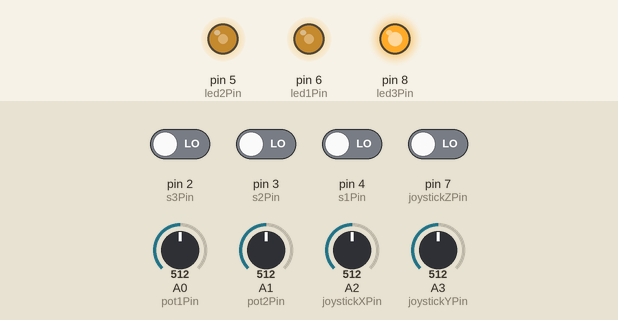
Recording of a sketch running on a simulated Arduino Uno, built with avr-gcc and run on an emulated ATmega328P. Shown: output pins drawn as LEDs (lit = HIGH). The inputs (shaded band) are chosen by the test bench; at power-on: pin 2 (s3Pin), pin 3 (s2Pin), pin 4 (s1Pin), pin 7 (joystickZPin) LOW, A0 (pot1Pin) = 512, A1 (pot2Pin) = 512, A2 (joystickXPin) = 512, A3 (joystickYPin) = 512. No radio packets arrive unless stated.

Above: at 1.2 s.
1.3 s: A0 (pot1Pin) set to 716
At 2.6 s:
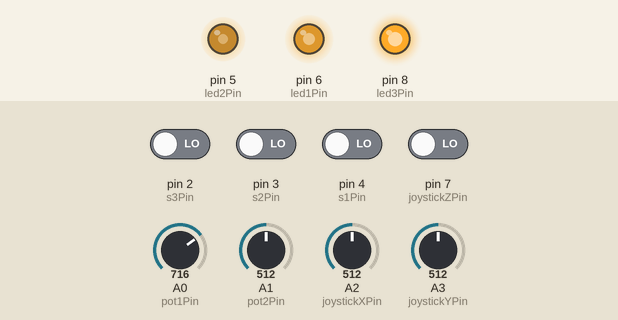
4.3 s: A1 (pot2Pin) set to 716
At 5.0 s:
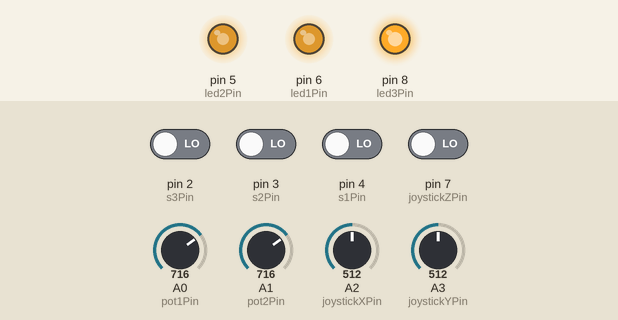
7.3 s: A0 (pot1Pin) set to 992
At 8.5 s:
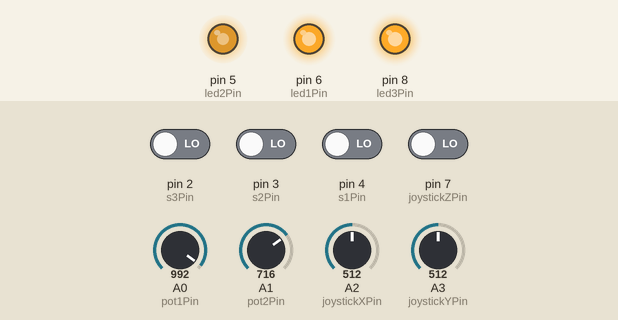
10.3 s: A1 (pot2Pin) set to 992
At 10.9 s:
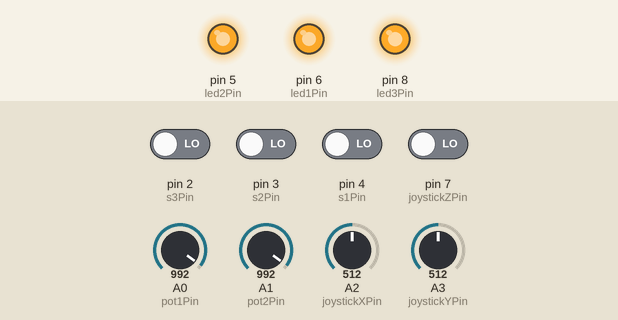
13.3 s: A0 (pot1Pin) set to 306
At 14.5 s:
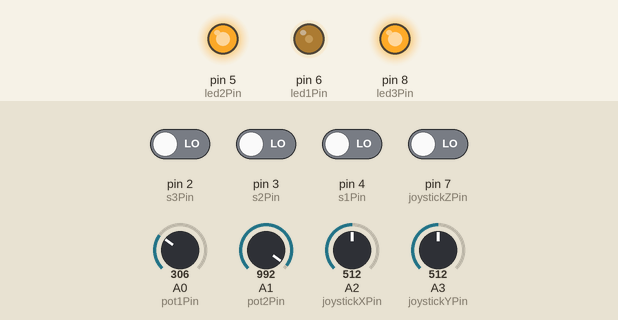
16.3 s: A1 (pot2Pin) set to 30
At 16.8 s:
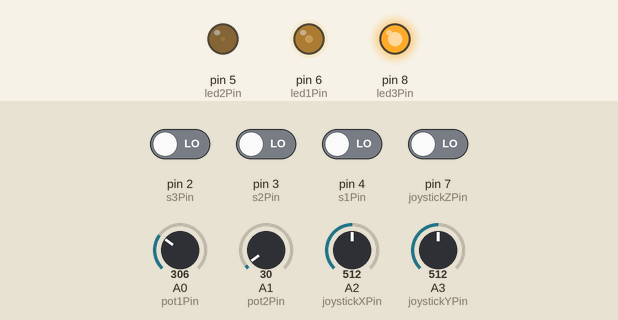
Timing chart, 0 to 19.3 s (numbered marks = the images above; inputs shaded):
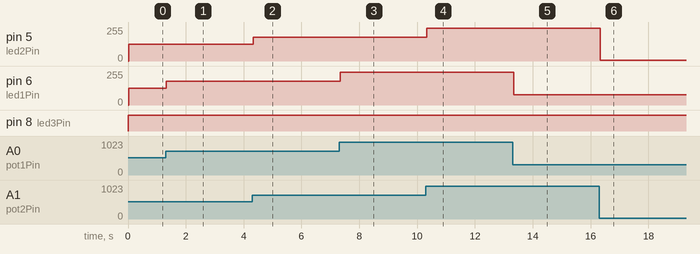

The sketch:

Remote_control_Remote.ino
```cpp
// (licence header left out)
// NRF24L01
#include <SPI.h>
#include "RF24.h"
RF24 radio(9, 10);                // define the object to control NRF24L01
const byte addresses[6] = "Free1";// define communication address which should correspond to remote control
// pin
const int pot1Pin = A0,           // define POT1
          pot2Pin = A1,           // define POT2
          joystickXPin = A2,      // define pin for direction X of joystick
          joystickYPin = A3,      // define pin for direction Y of joystick
          joystickZPin = 7,       // define pin for direction Z of joystick
          s1Pin = 4,              // define pin for S1
          s2Pin = 3,              // define pin for S2
          s3Pin = 2,              // define pin for S3
          led1Pin = 6,            // define pin for LED1 which is close to POT1 and used to indicate the state of POT1
          led2Pin = 5,            // define pin for LED2 which is close to POT2 and used to indicate the state of POT2
          led3Pin = 8;            // define pin for LED3 which is close to NRF24L01 and used to indicate the state of NRF24L01
// wireless communication
int dataWrite[8];                 // define array used to save the write data

void setup() {
  // NRF24L01
  radio.begin();                      // initialize RF24
  radio.setPALevel(RF24_PA_LOW);      // set power amplifier (PA) level
  radio.setDataRate(RF24_1MBPS);      // set data rate through the air
  radio.setRetries(0, 15);            // set the number and delay of retries
  radio.openWritingPipe(addresses);   // open a pipe for writing
  radio.openReadingPipe(1, addresses);// open a pipe for reading
  radio.stopListening();              // stop listening for incoming messages
  // pin
  pinMode(joystickZPin, INPUT);       // set led1Pin to input mode
  pinMode(s1Pin, INPUT);              // set s1Pin to input mode
  pinMode(s2Pin, INPUT);              // set s2Pin to input mode
  pinMode(s2Pin, INPUT);              // set s3Pin to input mode
  pinMode(led1Pin, OUTPUT);           // set led1Pin to output mode
  pinMode(led2Pin, OUTPUT);           // set led2Pin to output mode
  pinMode(led3Pin, OUTPUT);           // set led3Pin to output mode
}

void loop()
{
  // put the values of rocker, switch and potentiometer into the array
  dataWrite[0] = analogRead(pot1Pin);
  dataWrite[1] = analogRead(pot2Pin);
  dataWrite[2] = analogRead(joystickXPin);
  dataWrite[3] = analogRead(joystickYPin);
  dataWrite[4] = digitalRead(joystickZPin);
  dataWrite[5] = digitalRead(s1Pin);
  dataWrite[6] = digitalRead(s2Pin);
  dataWrite[7] = digitalRead(s3Pin);

  // write radio data
  if (radio.write(dataWrite, sizeof(dataWrite)))
  {
    digitalWrite(led3Pin, HIGH);
    delay(20);
    digitalWrite(led3Pin, LOW);
  }

  // make LED emit different brightness of light according to analog of potentiometer
  analogWrite(led1Pin, map(dataWrite[0], 0, 1023, 0, 255));
  analogWrite(led2Pin, map(dataWrite[1], 0, 1023, 0, 255));
}
```

Measured:
- after the input at 1.3 s, pin 6 (led1Pin): 127/255 → 178/255 at once
- after the input at 4.3 s, pin 5 (led2Pin): 127/255 → 178/255 at once
- after the input at 7.3 s, pin 6 (led1Pin): 178/255 → 247/255 at once
- after the input at 10.3 s, pin 5 (led2Pin): 178/255 → 247/255 at once
- after the input at 13.3 s, pin 6 (led1Pin): 247/255 → 76/255 at once
- after the input at 16.3 s, pin 5 (led2Pin): 247/255 → 7/255 at once
